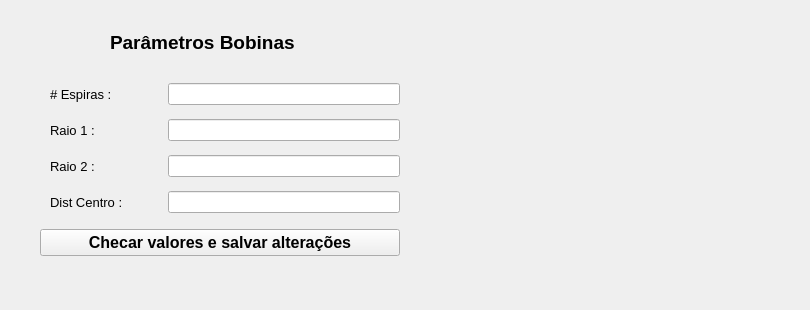
    <widget class="QWidget" name="tab_2">
     <attribute name="title">
      <string>Bobina</string>
     </attribute>
     <widget class="QLabel" name="label_14">
      <property name="geometry">
       <rect>
        <x>110</x>
        <y>32</y>
        <width>201</width>
        <height>21</height>
       </rect>
      </property>
      <property name="font">
       <font>
        <pointsize>14</pointsize>
        <weight>75</weight>
        <bold>true</bold>
       </font>
      </property>
      <property name="text">
       <string>Parâmetros Bobinas</string>
      </property>
     </widget>
     <widget class="QWidget" name="layoutWidget_3">
      <property name="geometry">
       <rect>
        <x>40</x>
        <y>80</y>
        <width>360</width>
        <height>180</height>
       </rect>
      </property>
      <layout class="QVBoxLayout" name="verticalLayout_3">
       <property name="spacing">
        <number>14</number>
       </property>
       <item>
        <layout class="QGridLayout" name="gridLayout_4">
         <property name="leftMargin">
          <number>10</number>
         </property>
         <property name="topMargin">
          <number>1</number>
         </property>
         <property name="rightMargin">
          <number>0</number>
         </property>
         <property name="horizontalSpacing">
          <number>45</number>
         </property>
         <item row="0" column="0">
          <widget class="QLabel" name="label_15">
           <property name="font">
            <font>
             <pointsize>10</pointsize>
            </font>
           </property>
           <property name="text">
            <string># Espiras :</string>
           </property>
          </widget>
         </item>
         <item row="0" column="1">
          <widget class="QLineEdit" name="le_nEspiras"/>
         </item>
         <item row="1" column="0">
          <widget class="QLabel" name="label_16">
           <property name="font">
            <font>
             <pointsize>10</pointsize>
            </font>
           </property>
           <property name="text">
            <string>Raio 1 :</string>
           </property>
          </widget>
         </item>
         <item row="1" column="1">
          <widget class="QLineEdit" name="le_Raio1"/>
         </item>
         <item row="2" column="0">
          <widget class="QLabel" name="label_17">
           <property name="font">
            <font>
             <pointsize>10</pointsize>
            </font>
           </property>
           <property name="text">
            <string>Raio 2 :</string>
           </property>
          </widget>
         </item>
         <item row="2" column="1">
          <widget class="QLineEdit" name="le_Raio2"/>
         </item>
         <item row="3" column="0">
          <widget class="QLabel" name="label_18">
           <property name="font">
            <font>
             <pointsize>10</pointsize>
            </font>
           </property>
           <property name="text">
            <string>Dist Centro :</string>
           </property>
          </widget>
         </item>
         <item row="3" column="1">
          <widget class="QLineEdit" name="le_DistCentro"/>
         </item>
        </layout>
       </item>
       <item>
        <widget class="QPushButton" name="pb_SalvarBobina">
         <property name="font">
          <font>
           <pointsize>12</pointsize>
           <weight>75</weight>
           <bold>true</bold>
          </font>
         </property>
         <property name="text">
          <string>Checar valores e salvar alterações</string>
         </property>
         <property name="icon">
          <iconset>
           <normaloff>../Imagens/1351621516_Burn Disk.png</normaloff>../Imagens/1351621516_Burn Disk.png</iconset>
         </property>
         <property name="iconSize">
          <size>
           <width>35</width>
           <height>35</height>
          </size>
         </property>
        </widget>
       </item>
      </layout>
     </widget>
     <widget class="QLabel" name="label_11">
      <property name="geometry">
       <rect>
        <x>500</x>
        <y>10</y>
        <width>301</width>
        <height>291</height>
       </rect>
      </property>
      <property name="text">
       <string/>
      </property>
      <property name="pixmap">
       <pixmap>../Imagens/HelmholtzConfig.png</pixmap>
      </property>
     </widget>
    </widget>
